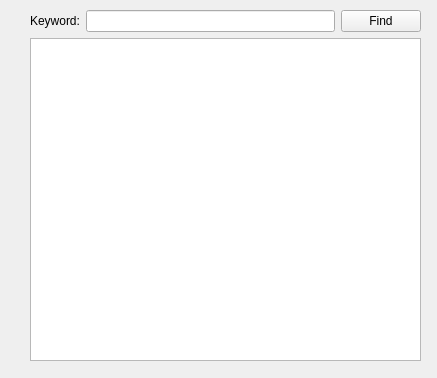
<?xml version="1.0" encoding="UTF-8"?>
<ui version="4.0">
 <class>TextFinder</class>
 <widget class="QWidget" name="TextFinder">
  <property name="geometry">
   <rect>
    <x>0</x>
    <y>0</y>
    <width>437</width>
    <height>378</height>
   </rect>
  </property>
  <property name="windowTitle">
   <string>TextFinder</string>
  </property>
  <widget class="QWidget" name="verticalLayoutWidget">
   <property name="geometry">
    <rect>
     <x>30</x>
     <y>10</y>
     <width>391</width>
     <height>351</height>
    </rect>
   </property>
   <layout class="QVBoxLayout" name="verticalLayout">
    <item>
     <layout class="QHBoxLayout" name="horizontalLayout">
      <item>
       <widget class="QLabel" name="label">
        <property name="text">
         <string>Keyword:</string>
        </property>
       </widget>
      </item>
      <item>
       <widget class="QLineEdit" name="lineEdit_2"/>
      </item>
      <item>
       <widget class="QPushButton" name="findButton">
        <property name="text">
         <string>Find</string>
        </property>
       </widget>
      </item>
     </layout>
    </item>
    <item>
     <widget class="QTextEdit" name="textEdit"/>
    </item>
   </layout>
  </widget>
 </widget>
 <resources/>
 <connections/>
</ui>
